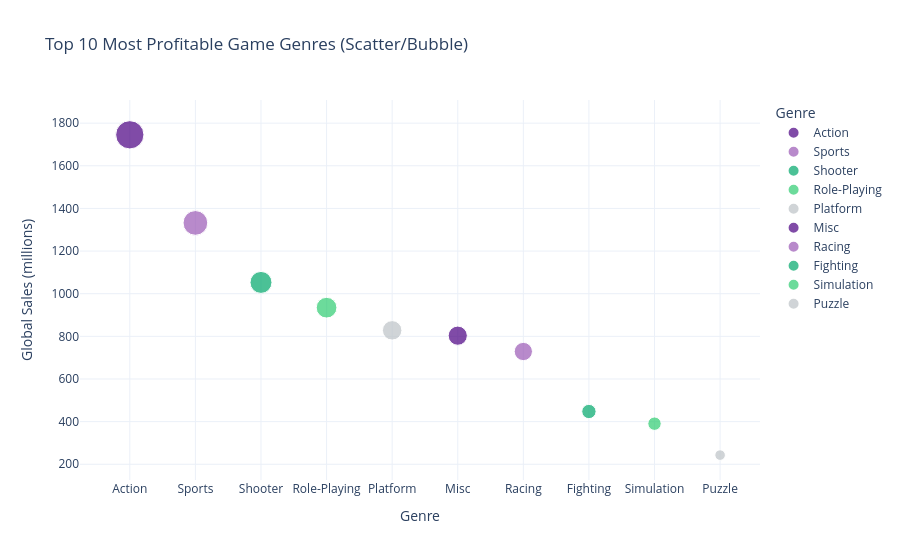

Here is the notebook cell this chart was saved with:
### Code cell
fig = px.scatter(
    genre_sales_df,
    x="genre",
    y="global_sales",
    size="global_sales",       # bubble size reflects sales
    color="genre",             # color by genre, it's optional
    title="Top 10 Most Profitable Game Genres (Scatter/Bubble)",
    labels={"global_sales":"Global Sales (millions)", "genre":"Genre"},
    template="plotly_white",
    trendline="ols" 
       
)

fig.show()

### Figure 1 — Plotly figure (JSON) as saved in the notebook; plotly's stock layout.template omitted (floating-point values rounded to 4 significant figures)
{"data": [{"hovertemplate": "Genre=%{x}<br>Global Sales (millions)=%{marker.size}<extra></extra>", "legendgroup": "Action", "marker": {"color": "#4B0082", "size": [1745.0], "sizemode": "area", "sizeref": 4.363, "symbol": "circle"}, "mode": "markers", "name": "Action", "orientation": "v", "showlegend": true, "type": "scatter", "x": ["Action"], "xaxis": "x", "y": [1745.0], "yaxis": "y"}, {"hovertemplate": "Genre=Action<extra></extra>", "legendgroup": "Action", "marker": {"color": "#4B0082", "symbol": "circle"}, "mode": "lines", "name": "Action", "showlegend": false, "type": "scatter", "xaxis": "x", "yaxis": "y"}, {"hovertemplate": "Genre=%{x}<br>Global Sales (millions)=%{marker.size}<extra></extra>", "legendgroup": "Sports", "marker": {"color": "#9B59B6", "size": [1332.0], "sizemode": "area", "sizeref": 4.363, "symbol": "circle"}, "mode": "markers", "name": "Sports", "orientation": "v", "showlegend": true, "type": "scatter", "x": ["Sports"], "xaxis": "x", "y": [1332.0], "yaxis": "y"}, {"hovertemplate": "Genre=Sports<extra></extra>", "legendgroup": "Sports", "marker": {"color": "#9B59B6", "symbol": "circle"}, "mode": "lines", "name": "Sports", "showlegend": false, "type": "scatter", "xaxis": "x", "yaxis": "y"}, {"hovertemplate": "Genre=%{x}<br>Global Sales (millions)=%{marker.size}<extra></extra>", "legendgroup": "Shooter", "marker": {"color": "#00A86B", "size": [1053.0], "sizemode": "area", "sizeref": 4.363, "symbol": "circle"}, "mode": "markers", "name": "Shooter", "orientation": "v", "showlegend": true, "type": "scatter", "x": ["Shooter"], "xaxis": "x", "y": [1053.0], "yaxis": "y"}, {"hovertemplate": "Genre=Shooter<extra></extra>", "legendgroup": "Shooter", "marker": {"color": "#00A86B", "symbol": "circle"}, "mode": "lines", "name": "Shooter", "showlegend": false, "type": "scatter", "xaxis": "x", "yaxis": "y"}, {"hovertemplate": "Genre=%{x}<br>Global Sales (millions)=%{marker.size}<extra></extra>", "legendgroup": "Role-Playing", "marker": {"color": "#2ECC71", "size": [934.4], "sizemode": "area", "sizeref": 4.363, "symbol": "circle"}, "mode": "markers", "name": "Role-Playing", "orientation": "v", "showlegend": true, "type": "scatter", "x": ["Role-Playing"], "xaxis": "x", "y": [934.4], "yaxis": "y"}, {"hovertemplate": "Genre=Role-Playing<extra></extra>", "legendgroup": "Role-Playing", "marker": {"color": "#2ECC71", "symbol": "circle"}, "mode": "lines", "name": "Role-Playing", "showlegend": false, "type": "scatter", "xaxis": "x", "yaxis": "y"}, {"hovertemplate": "Genre=%{x}<br>Global Sales (millions)=%{marker.size}<extra></extra>", "legendgroup": "Platform", "marker": {"color": "#BDC3C7", "size": [828.1], "sizemode": "area", "sizeref": 4.363, "symbol": "circle"}, "mode": "markers", "name": "Platform", "orientation": "v", "showlegend": true, "type": "scatter", "x": ["Platform"], "xaxis": "x", "y": [828.1], "yaxis": "y"}, {"hovertemplate": "Genre=Platform<extra></extra>", "legendgroup": "Platform", "marker": {"color": "#BDC3C7", "symbol": "circle"}, "mode": "lines", "name": "Platform", "showlegend": false, "type": "scatter", "xaxis": "x", "yaxis": "y"}, {"hovertemplate": "Genre=%{x}<br>Global Sales (millions)=%{marker.size}<extra></extra>", "legendgroup": "Misc", "marker": {"color": "#4B0082", "size": [803.2], "sizemode": "area", "sizeref": 4.363, "symbol": "circle"}, "mode": "markers", "name": "Misc", "orientation": "v", "showlegend": true, "type": "scatter", "x": ["Misc"], "xaxis": "x", "y": [803.2], "yaxis": "y"}, {"hovertemplate": "Genre=Misc<extra></extra>", "legendgroup": "Misc", "marker": {"color": "#4B0082", "symbol": "circle"}, "mode": "lines", "name": "Misc", "showlegend": false, "type": "scatter", "xaxis": "x", "yaxis": "y"}, {"hovertemplate": "Genre=%{x}<br>Global Sales (millions)=%{marker.size}<extra></extra>", "legendgroup": "Racing", "marker": {"color": "#9B59B6", "size": [728.9], "sizemode": "area", "sizeref": 4.363, "symbol": "circle"}, "mode": "markers", "name": "Racing", "orientation": "v", "showlegend": true, "type": "scatter", "x": ["Racing"], "xaxis": "x", "y": [728.9], "yaxis": "y"}, {"hovertemplate": "Genre=Racing<extra></extra>", "legendgroup": "Racing", "marker": {"color": "#9B59B6", "symbol": "circle"}, "mode": "lines", "name": "Racing", "showlegend": false, "type": "scatter", "xaxis": "x", "yaxis": "y"}, {"hovertemplate": "Genre=%{x}<br>Global Sales (millions)=%{marker.size}<extra></extra>", "legendgroup": "Fighting", "marker": {"color": "#00A86B", "size": [447.5], "sizemode": "area", "sizeref": 4.363, "symbol": "circle"}, "mode": "markers", "name": "Fighting", "orientation": "v", "showlegend": true, "type": "scatter", "x": ["Fighting"], "xaxis": "x", "y": [447.5], "yaxis": "y"}, {"hovertemplate": "Genre=Fighting<extra></extra>", "legendgroup": "Fighting", "marker": {"color": "#00A86B", "symbol": "circle"}, "mode": "lines", "name": "Fighting", "showlegend": false, "type": "scatter", "xaxis": "x", "yaxis": "y"}, {"hovertemplate": "Genre=%{x}<br>Global Sales (millions)=%{marker.size}<extra></extra>", "legendgroup": "Simulation", "marker": {"color": "#2ECC71", "size": [390.4], "sizemode": "area", "sizeref": 4.363, "symbol": "circle"}, "mode": "markers", "name": "Simulation", "orientation": "v", "showlegend": true, "type": "scatter", "x": ["Simulation"], "xaxis": "x", "y": [390.4], "yaxis": "y"}, {"hovertemplate": "Genre=Simulation<extra></extra>", "legendgroup": "Simulation", "marker": {"color": "#2ECC71", "symbol": "circle"}, "mode": "lines", "name": "Simulation", "showlegend": false, "type": "scatter", "xaxis": "x", "yaxis": "y"}, {"hovertemplate": "Genre=%{x}<br>Global Sales (millions)=%{marker.size}<extra></extra>", "legendgroup": "Puzzle", "marker": {"color": "#BDC3C7", "size": [243.0], "sizemode": "area", "sizeref": 4.363, "symbol": "circle"}, "mode": "markers", "name": "Puzzle", "orientation": "v", "showlegend": true, "type": "scatter", "x": ["Puzzle"], "xaxis": "x", "y": [243.0], "yaxis": "y"}, {"hovertemplate": "Genre=Puzzle<extra></extra>", "legendgroup": "Puzzle", "marker": {"color": "#BDC3C7", "symbol": "circle"}, "mode": "lines", "name": "Puzzle", "showlegend": false, "type": "scatter", "xaxis": "x", "yaxis": "y"}], "layout": {"legend": {"itemsizing": "constant", "title": {"text": "Genre"}, "tracegroupgap": 0}, "title": {"text": "Top 10 Most Profitable Game Genres (Scatter/Bubble)"}, "xaxis": {"anchor": "y", "categoryarray": ["Action", "Sports", "Shooter", "Role-Playing", "Platform", "Misc", "Racing", "Fighting", "Simulation", "Puzzle"], "categoryorder": "array", "domain": [0, 1], "title": {"text": "Genre"}}, "yaxis": {"anchor": "x", "domain": [0, 1], "title": {"text": "Global Sales (millions)"}}}}
